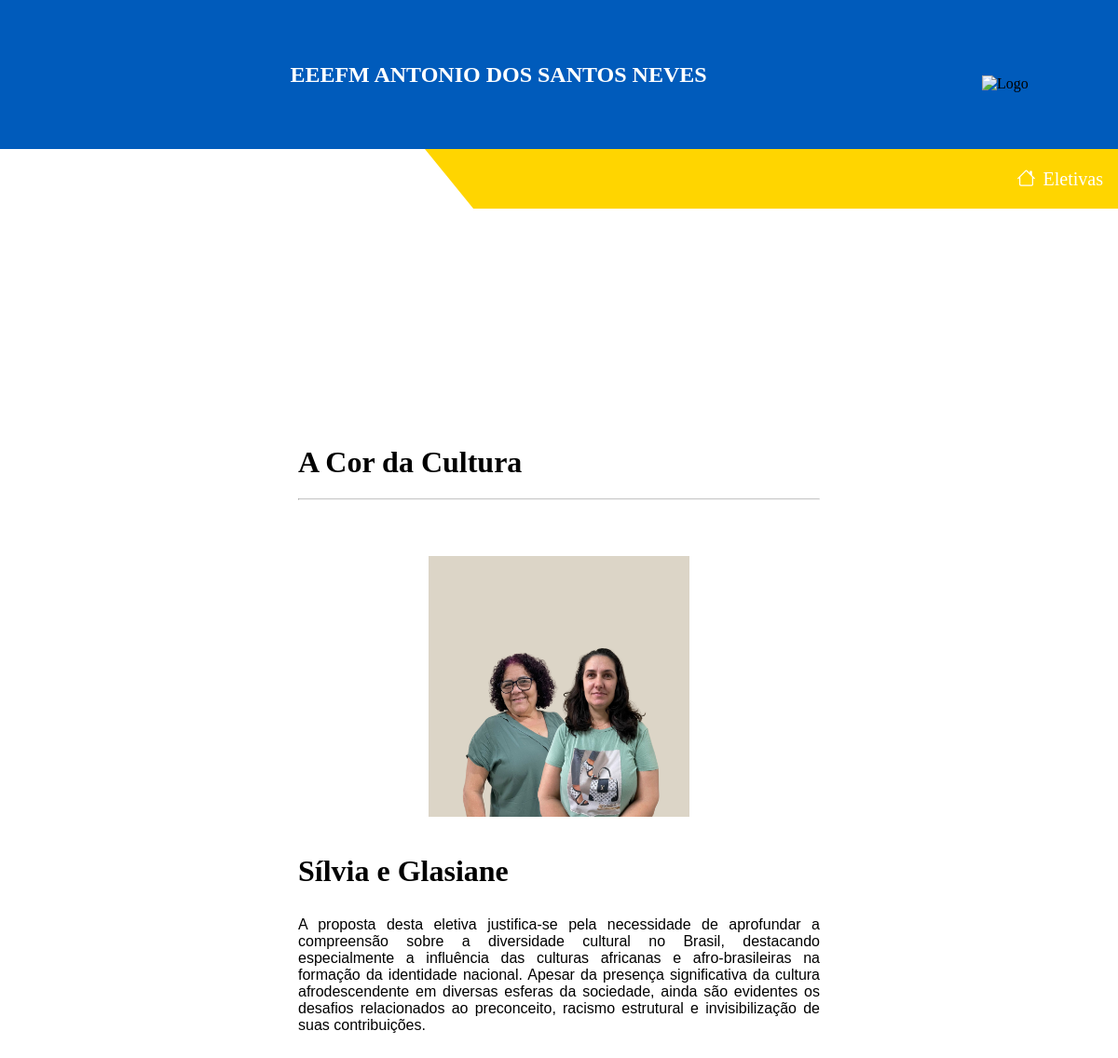
The page /32/ on the database its author committed.
### aplicacao/models.py (models this page shows, shortened)
class Eletiva(models.Model):
    title = models.CharField(max_length=255)
    sub_title = models.CharField(max_length=255, null=True)
    description = models.TextField()
    image = models.ImageField(upload_to='ele_images/')

### aplicacao/views.py (the view)
# urls.py: path('<int:eletiva_id>/', view_eletivas, name='view_eletivas'),
def view_eletivas(request, eletiva_id):
    eletiva = get_object_or_404(Eletiva, pk=eletiva_id)
    return render(request, 'view_eletivas.html', {'eletiva': eletiva})

### aplicacao/templates/view_eletivas.html (shortened to what this page needs)
<!DOCTYPE html>
<html>
<head>
   <link rel="stylesheet" href="https://cdnjs.cloudflare.com/ajax/libs/font-awesome/6.0.0-beta3/css/all.min.css">
   <link rel="stylesheet" href="https://cdn.jsdelivr.net/npm/bootstrap-icons@1.11.3/font/bootstrap-icons.min.css">
   {% load static %}
    <link rel="stylesheet" href="{% static 'ver_eletivas.css' %}">
</head>
<body>
    <header class="header-noticia">
        <div class="blue-section">
            <h1 class="topo-asn">EEEFM ANTONIO DOS SANTOS NEVES</h1>
            <img class="logo" src="https://images.sympla.com.br/65087b3baa195-lg.png" alt="Logo">
        </div>
        <div class="yellow-section">
            <a class="inicio" href="{% url 'lista' %}"><i class="bi bi-house"></i>Eletivas</a>
        </div>
    </header>
   <div class="completa-eletivas">
     <div class="eletivas-card">
       <h1 class="titulo-eletivaa">{{ eletiva.title }}</h1>
       <hr class="linha-eletivas">
       <img class="img-eletivas" src="{{ eletiva.image.url }}">
       <h1 class="sub-eletivas">{{ eletiva.sub_title }}</h1>
       <p class="descricao-eletivas">{{ eletiva.description }}</p>
     </div>
    </div>
</body>
</html>

### aplicacao/templates/view_eletivas.html (style rules this page uses)
* { margin: 0; padding: 0; box-sizing: border-box; }
body { background-color: #fff; }
.header-noticia { width: 100%; height: 100vh; position: relative; }
.blue-section { background-color: #005bbb; height: 20%; width: 100%; display: flex; align-items: center; justify-content: space-between; padding: 0 1rem; position: relative; z-index: 1; }
.blue-section .topo-asn { color: #fff; font-size: 1.5rem; text-align: center; flex-grow: 1; }
.blue-section .logo { width: 130px; height: auto; margin-top: 20px; }
.yellow-section { background-color: #ffd500; height: 8%; width: 62%; position: absolute; top: 20%; right: 0; clip-path: polygon(100% 0%, 100% 100%, 7% 100%, 0% 0%); display: flex; align-items: center; justify-content: flex-end; padding: 0 1rem; z-index: 1; }
.inicio { font-size: 20px; color: #fff; text-decoration: none; display: flex; align-items: center; }
.inicio i { margin-right: 8px; width: 20px; }
.completa-eletivas { width: 100%; margin: auto; position: absolute; top: 40%; display: flex; justify-content: center; align-items: center; }
.eletivas-card { width: 50%; padding: 20px; display: flex; flex-direction: column; }
.linha-eletivas { width: 100%; margin: 20px 0; border-top: 1px solid #ccc; }
.descricao-eletivas { font-family: helvetica; text-align: justify; margin-top: 30px; margin-bottom: 20px; }
.img-eletivas { width: 50%; height: auto; display: block; margin: auto; margin-top: 40px; margin-bottom: 40px; }

### rows shown on the page
Eletiva: title "A Cor da Cultura", image (picture), sub_title "Sílvia e Glasiane", description "A proposta desta eletiva justifica-se pela necessidade de aprofundar a compreensão sobre a diversidade cultural no Brasil, destacando especialmente a influência das culturas africanas e afro-brasileiras na formação da identidade nacional. Apesar da presença significativa da cultura afrodescendente em diversas esferas da sociedade, ainda são evidentes os desafios relacionados ao preconceito, racismo estrutural e invisibilização de suas contribuições."
